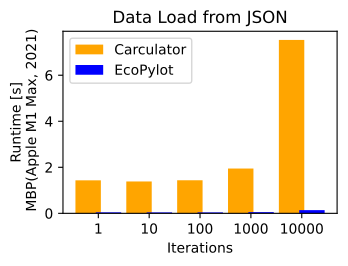

Source code (Python):
# %%
# performance
import time
import timeit
# io
import sys
import pathlib
from pathlib import Path
# data science
import pandas as pd
import numpy as np
# Carculator
import carculator as carc
# EcoPylot
ecopylot_root: pathlib.PosixPath =  Path(__file__).resolve().parents[2]
sys.path.append(str(ecopylot_root / 'ecopylot'))
import inout
import stats


def carculator_data_import(iterations:int) -> None:
    """
    Runs the Carculator data import and statistics functions.
    """
    cip = carc.CarInputParameters()
    cip.stochastic(iterations = int(iterations)) # force cast to integer to avoid errors
    dcts, array = carc.fill_xarray_from_input_parameters(cip)


def ecopylot_data_import(iterations:int) -> None:
    """
    Runs the EcoPylot data import and statistics functions.
    """
    filep = Path('/Users/michaelweinold/github/carculator/carculator/data/default_parameters.json')
    df = inout.load_data_from_json(filep)
    stats.generate_stochastic_dataframe(df = df, iterations = iterations)


def measure_function_time(
    stmt: str,
    setup: str,
    number: int = 1,
    repeat: int = 1,
) -> pd.DataFrame:
    """
    Measures the time it takes to run a function.

    See Also
    --------
    The Python ` `timeit.repeat` <https://docs.python.org/3/library/timeit.html#timeit.repeat>`_.
    """
    time_carculator_list: list =  timeit.repeat(
        stmt = stmt,
        setup = setup,
        number = number,
        repeat = repeat,
        timer = time.perf_counter,
    )
    time_carculator: float = np.mean(time_carculator_list)
    return time_carculator


df_time_measured = pd.DataFrame(
    data = {
        "iterations": [1E0, 1E1, 1E2, 1E3, 1E4], # carculator will crash above 1E4 iterations
    }
)
df_time_measured['iterations'] = df_time_measured['iterations'].astype(int)

df_time_measured['time_carculator'] = df_time_measured.apply(
    lambda x: measure_function_time(
        stmt = f"carculator_data_import({x['iterations']})",
        setup = "from __main__ import carculator_data_import",
        number = 1, 
        repeat = 1,
    ),
    axis = 1
)
df_time_measured['time_ecopylot'] = df_time_measured.apply(
    lambda x: measure_function_time(
        stmt = f"ecopylot_data_import({x['iterations']})",
        setup = "from __main__ import ecopylot_data_import",
        number = 1, 
        repeat = 1,
    ),
    axis = 1
)

# %%
import matplotlib.pyplot as plt
cm = 1/2.54 # for inches-cm conversion

fig, ax = plt.subplots(
    num = 'main',
    nrows = 1,
    ncols = 1,
    dpi = 300,
    figsize=(9*cm, 6*cm), # A4=(210x297)mm,
)

ax.set_ylabel('Runtime [s]\n MBP(Apple M1 Max, 2021)')
ax.set_xlabel('Iterations')

ax.set_xticks([i for i in range(len(df_time_measured))])
ax.set_xticklabels(list(df_time_measured['iterations']))

ax.set_title('Data Load from JSON')

ax.bar(
    x = [i-0.2 for i in range(0, len(df_time_measured))],
    height = df_time_measured['time_carculator'],
    width = 0.5,
    color = 'orange',
    label = 'Carculator'
)
ax.bar(
    x = [i+0.2 for i in range(0, len(df_time_measured))],
    height = df_time_measured['time_ecopylot'],
    width = 0.5,
    color = 'blue',
    label = 'EcoPylot'
)

ax.legend()

file_path: pathlib.PosixPath = Path(__file__).resolve()
figure_name: str = str(file_path.stem + '.pdf')

plt.savefig(
    fname = figure_name,
    format="pdf",
    bbox_inches='tight',
    transparent = False
)
